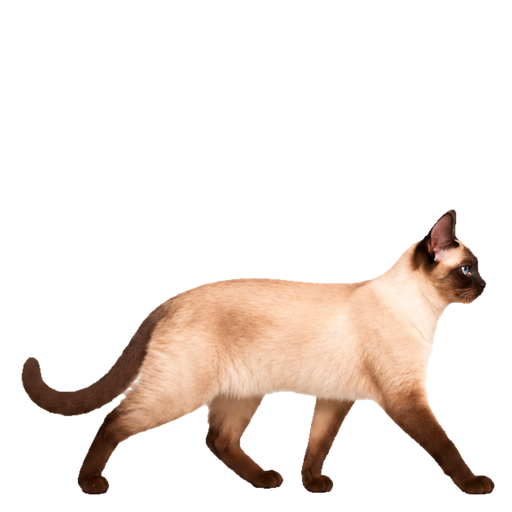
#> input picture assets/siamese/walking.png, 512 x 512 px
$ python preview_cat_animation.py
#> lines starting #> are read from the running program, lines starting #| are printed output that depends on the picture
"""Offline contact sheet and GIF preview of the runtime frame order (Pillow)."""

from pathlib import Path
from PIL import Image, ImageDraw

root = Path(__file__).resolve().parent.parent
assets = root / "assets" / "siamese"
walk = ["walking.png"] + [f"animation/walking_{i}.png" for i in range(1, 4)]
jump = [f"animation/jumping_{i}.png" for i in range(3)] + ["falling.png"]
sheet = Image.new("RGB", (800, 450), "#202536")
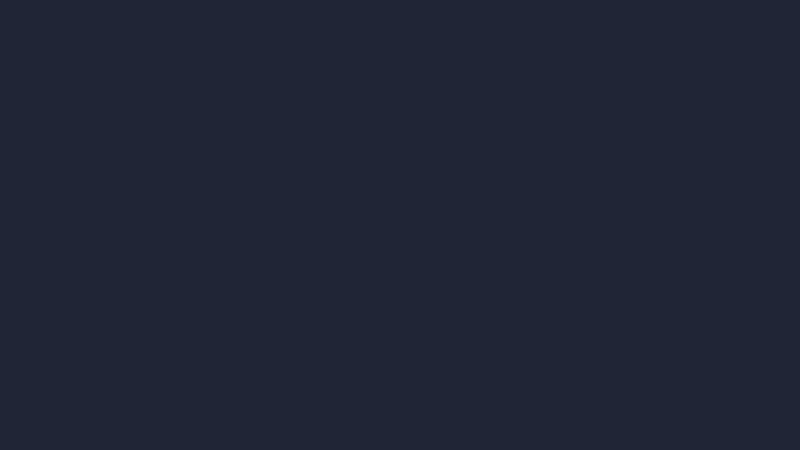
#> sheet: PIL image 800x450 RGB; mean R, G, B 32, 37, 54
draw = ImageDraw.Draw(sheet)
frames = []
for index in range(4):
    gif = Image.new("RGB", (220, 450), "#202536")
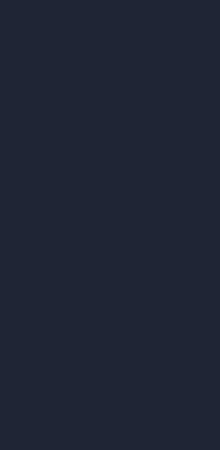
#> gif: PIL image 220x450 RGB; mean R, G, B 32, 37, 54
    for row, names in enumerate((walk, jump)):
        sprite = Image.open(assets / names[index]).convert("RGBA")
#> sprite is the input picture: PIL image 512x512 RGBA; mean R, G, B, A 41.6, 32.4, 26.7, 54
        sprite.thumbnail((190, 190), Image.Resampling.LANCZOS)
#> sprite: PIL image 190x190 RGBA
        sheet.paste(sprite, (index * 200 + 5, row * 225 + 5), sprite)
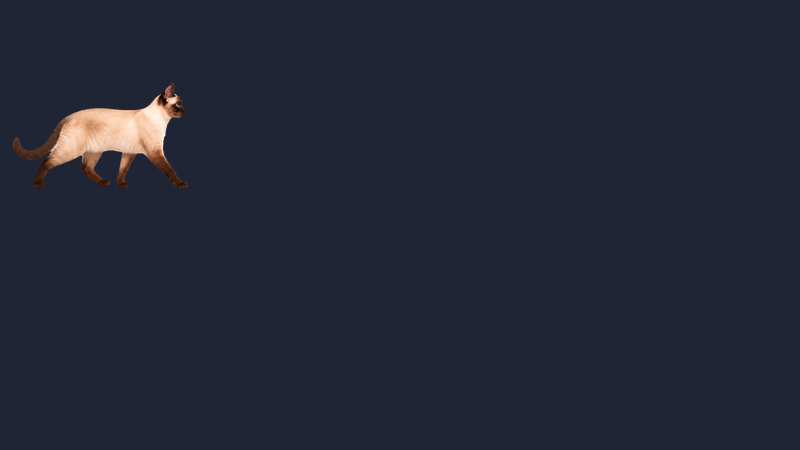
#> sheet: PIL image 800x450 RGB; mean R, G, B 35.3, 39.3, 55.4
        draw.text((index * 200 + 60, row * 225 + 205),
                  ("Paso " if row == 0 else "Salto ") + str(index + 1), fill="white")
        gif.paste(sprite, (15, row * 225 + 5), sprite)
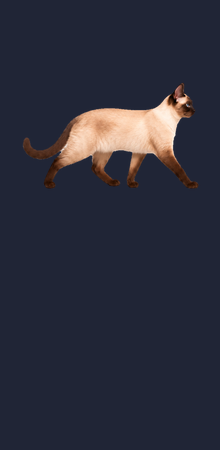
#> gif: PIL image 220x450 RGB; mean R, G, B 44, 45.4, 59.1
#> (the run stopped early here; a loop or call above may not have finished)
